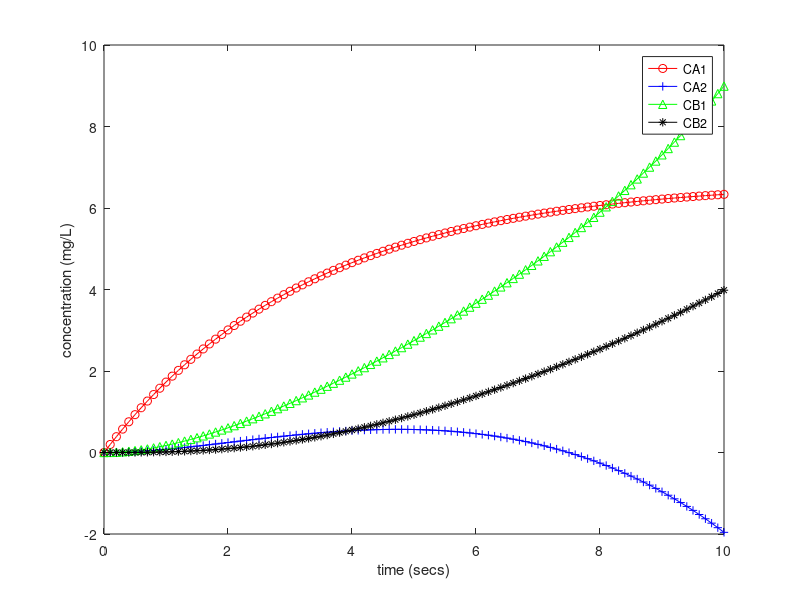
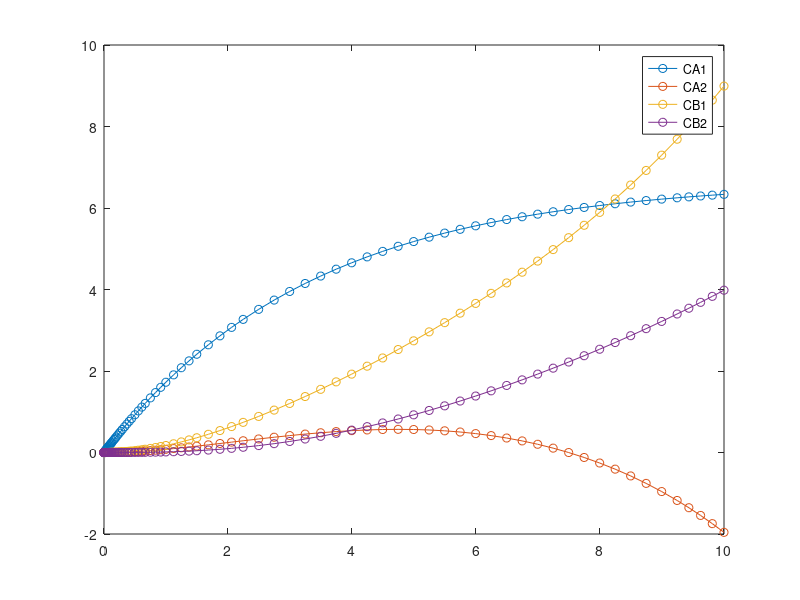

MATLAB code for these plots, in order:


function chemical_reactor_example

% chemical reactor problem
c0 = [0; 0; 0; 0]; % initial condition
t = [0:0.1:10];
[c] = runge_kutta(@chemical_reactor,t,c0);
c1=c(1,:);
c2=c(2,:);
c3=c(3,:);
c4=c(4,:);
figure(1)
plot(t,c1,'-ro',t,c2,'-b+',t,c3,'-g^',t,c4,'-k*');
legend('CA1','CA2','CB1','CB2');
xlabel('time (secs)');
ylabel('concentration (mg/L)');
hold off;
figure(2)
ode45(@chemical_reactor,[0 10],c0)
legend('CA1','CA2','CB1','CB2');
return




% chemical_reactor function
function [dcdt] = chemical_reactor(t,c)
dcdt = zeros(4,1); % 4 equations
dcdt(1)=(1/5)*(10-c(1))-0.1*c(1);
dcdt(2)=-(1/5)*c(3)+0.1*c(1);
dcdt(3)=(1/5)*(c(1)-c(2))-0.1*c(2);
dcdt(4)=(1/5)*(c(3)-c(4))+0.1*c(2);

return


function [y] = runge_kutta(df,x,y0)
m = length(y0);
n = length(x);
% y is a matrix of size 'mxn'
y=zeros(m,n);
y(:,1)=y0;
for i=1:n-1
    h = x(i+1)-x(i);
    xi=x(i);
    yi=y(:,i);
    k1 = feval(df,xi,yi);
    k2 = feval(df,xi+0.5*h,yi+0.5*k1*h);
    k3 = feval(df,xi+0.5*h,yi+0.5*k2*h);
    k4 = feval(df,xi+h,yi+k3*h);
    y(:,i+1) = y(:,i) + h*(k1+2*k2+2*k3+k4)/6;
end
return
